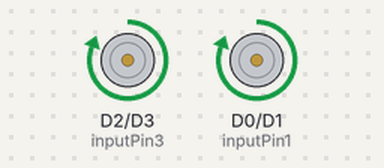
A sketch run on a simulated ESP8266 (NodeMCU). On the bench: motor-driver pin pairs drawn as motors (green arrow = first pin HIGH = forward, orange = second pin HIGH = backward, longer = more drive).

Above: at 1.0 s.
At 3.0 s:
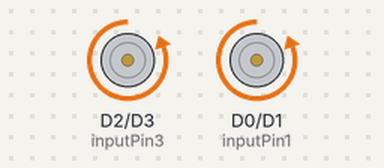
At 5.0 s:
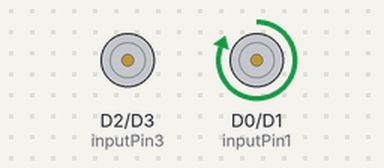
At 7.0 s:
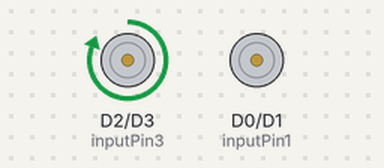
Timing chart, 0 to 10.4 s (numbered marks = the images above):
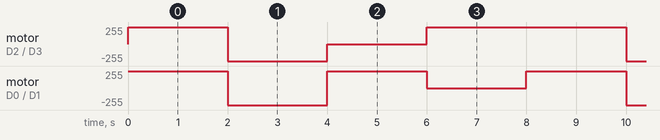

Measured:
- by itself, motor on D2 (inputPin3) / D3 (inputPin4): repeats every 8.0 s: backward 255/255 2.0 s, stopped 2.0 s, forward 255/255 4.0 s
- by itself, motor on D0 (inputPin1) / D1 (inputPin2): repeats every 8.0 s: backward 255/255 2.0 s, forward 255/255 2.0 s, stopped 2.0 s, forward 255/255 2.0 s

The sketch:

robot_basic.ino
```cpp
const int inputPin1  = D0;    // Pin 15 of L293D IC
const int inputPin2  = D1;    // Pin 10 of L293D IC
//Motor B
const int inputPin3  = D2;   // Pin  7 of L293D IC
const int inputPin4  = D3;   // Pin  2 of L293D IC
void setup() {
  // put your setup code here, to run once:
    pinMode(inputPin1, OUTPUT);
    pinMode(inputPin2, OUTPUT);
    pinMode(inputPin3, OUTPUT);
    pinMode(inputPin4, OUTPUT);
}

void loop() {
  // put your main code here, to run repeatedly:
    digitalWrite(inputPin1,HIGH);
    digitalWrite(inputPin2,LOW);
    digitalWrite(inputPin3,HIGH);
    digitalWrite(inputPin4,LOW);
    delay(2000);

    digitalWrite(inputPin1,LOW);
    digitalWrite(inputPin2,HIGH);
    digitalWrite(inputPin3,LOW);
    digitalWrite(inputPin4,HIGH);
    delay(2000);

    digitalWrite(inputPin1,HIGH);
    digitalWrite(inputPin2,LOW);
    digitalWrite(inputPin3,LOW);
    digitalWrite(inputPin4,LOW);
    delay(2000);

    digitalWrite(inputPin1,LOW);
    digitalWrite(inputPin2,LOW);
    digitalWrite(inputPin3,HIGH);
    digitalWrite(inputPin4,LOW);
    delay(2000);
}
```
